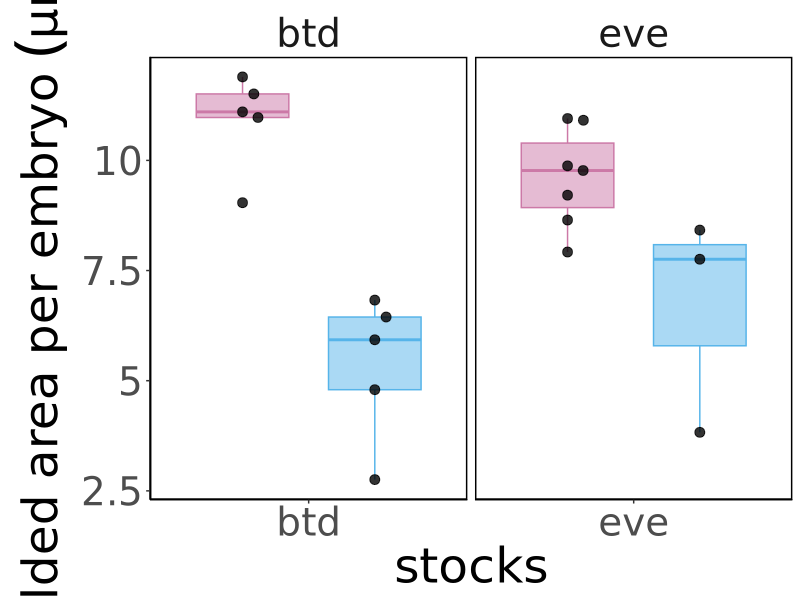
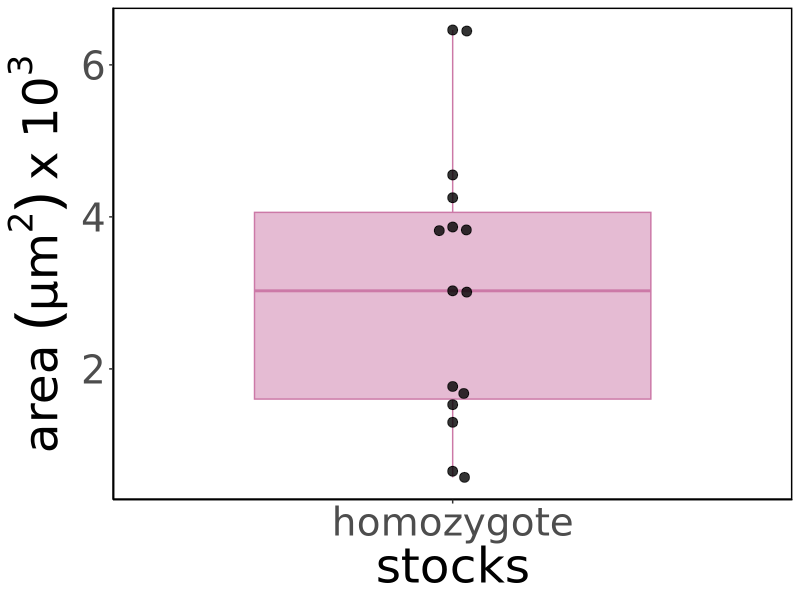
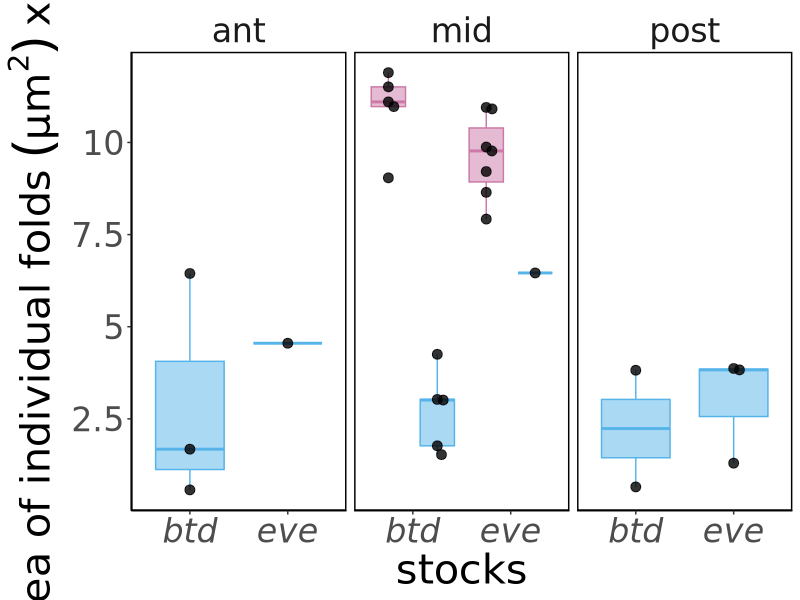
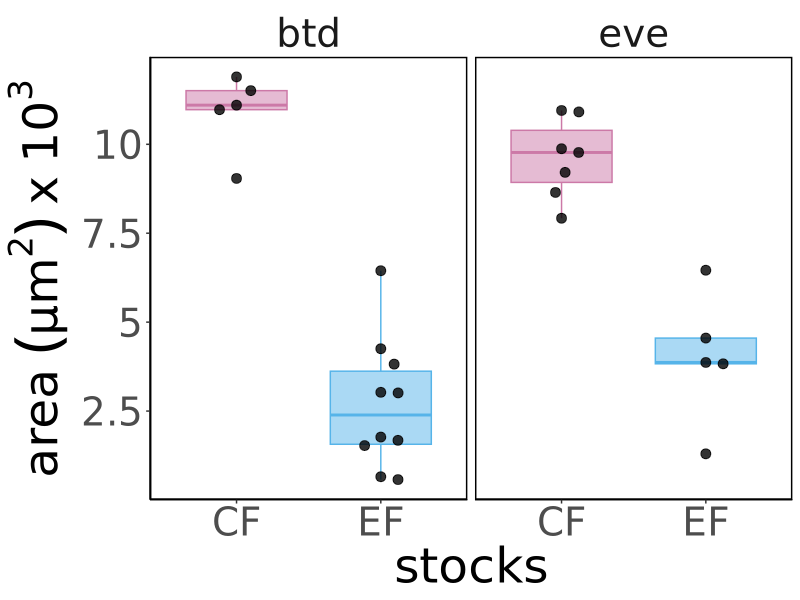
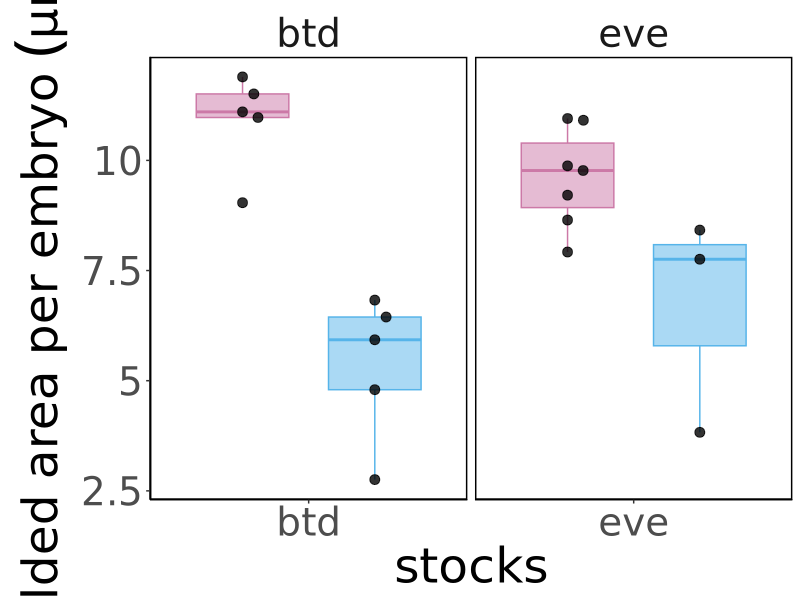
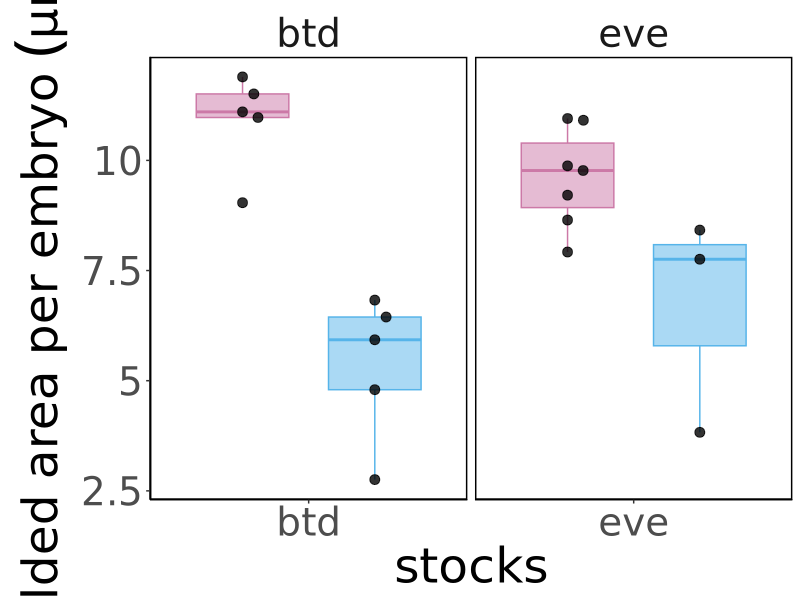
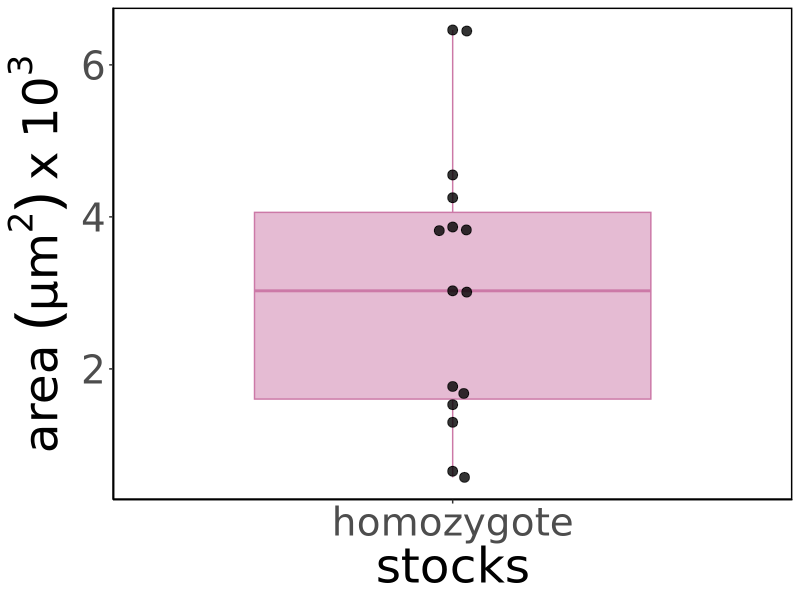
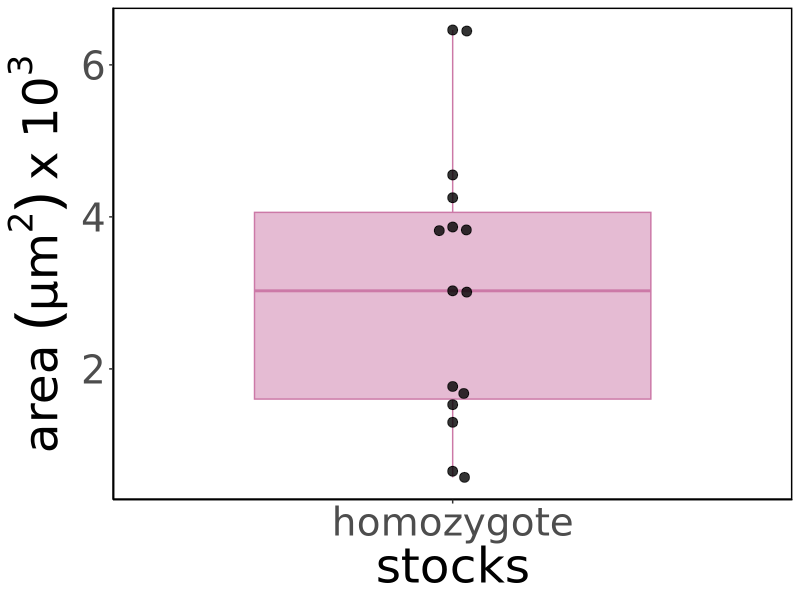

The R script that drew these images, in order: (Note: this script raises an error after producing the figures.)
## ---- chunk 1
knitr::opts_chunk$set(echo = TRUE, tidy = TRUE, cache = FALSE)
knitr::opts_knit$set(root.dir = "~/Dropbox/Projects/Cephalic_furrow/7-Manuscript/1-analyses/folded-area")
library(ggplot2)
library(ggbeeswarm)
## ---- chunk 2
# Load sample info, remove comments
samples <- read.delim("samples.csv", sep = ",")
samples <- subset(samples, select = -Comment)

# Load raw ROI measurements from ImageJ
results <- read.delim("results.txt")

# Remove column with row number
results <- subset(results, select = -X.1)

# Remove slice number from the labels
results$Label <- gsub(":1", "", results$Label)

# Merge samples with results
results <- merge(samples, results, by = "Label", all.x = TRUE)

# Load corrected area measurements for cartographic projections
corrected <- read.delim("corrected_results.txt", sep = "")
colnames(corrected) <- c("Label", "AreaCorr")

# Merge corrected area to results
results <- merge(results, corrected, by = "Label", all.x = TRUE)

# Add column for embryo sorting
results$E <- as.numeric(sub(".*_E(\\d+)$", "\\1", results$Embryo))

# Transform data frame to order the stock for plotting
results$Stock <- factor(results$Stock, levels = c("wt", "btd", "eve", "prd", "stg", "btd-stg"))
results$Genotype <- factor(results$Genotype, levels = c("wildtype", "heterozygote", "homozygote"))
results$Position <- factor(results$Position, levels = c("ant", "mid", "post"))

results <- results[order(results$Stock, results$Genotype, results$Position, results$E),]
rownames(results) <- 1:nrow(results)

# Save data frame to file
write.csv(results, file = "combined_results.csv", row.names = FALSE)
## ---- chunk 3
# For downstream area analysis, only consider TRUE folds without NA
area <- na.omit(results[results$Fold == TRUE, ])

# Save data frame to file
write.csv(area, file = "area.csv", row.names = FALSE)
## ---- chunk 4

# Create data frame for summary
summary <- data.frame()

# Contrasts of single variables within stocks (het vs hom)
for (stock in unique(area$Stock)) {
  
  n_total <- length(unique(area[area$Stock == stock, ]$Embryo))
  n_het <- length(unique(area[area$Stock == stock & area$Genotype == "heterozygote", ]$Embryo))
  n_hom <- length(unique(area[area$Stock == stock & area$Genotype == "homozygote", ]$Embryo))
  
  row <- c(
    stock = stock,
    n_total = n_total,
    n_het = n_het,
    n_hom = n_hom
    
  )
  
  summary <- rbind(summary, as.data.frame(t(row)))
  
}
## ---- chunk 5

# Sum total folded area corrected
areacorr <- aggregate(area$AreaCorr, list(area$Embryo), sum)
colnames(areacorr) <- c("Embryo", "AreaCorr")

# Sum total folded area corrected for CF
areacorr_cf <- aggregate(area[area$Type == "CF",]$AreaCorr, list(area[area$Type == "CF",]$Embryo), sum)
colnames(areacorr_cf) <- c("Embryo", "AreaCorrCF")

# Sum total folded area corrected for EF
areacorr_ef <- aggregate(area[area$Type == "EF",]$AreaCorr, list(area[area$Type == "EF",]$Embryo), sum)
colnames(areacorr_ef) <- c("Embryo", "AreaCorrEF")

# Count number of folds
nfold <- data.frame(table(area$Embryo))
colnames(nfold) <- c("Embryo", "Folds")

# Count number of CF folds
nfold_cf <- data.frame(table(area[area$Type == "CF",]$Embryo))
colnames(nfold_cf) <- c("Embryo", "CFs")

# Count number of EF folds
nfold_ef <- data.frame(table(area[area$Type == "EF",]$Embryo))
colnames(nfold_ef) <- c("Embryo", "EFs")

# Get sample information
embryos <- unique(area[, c("Embryo", "Stock", "Genotype")])

# Merge datasets
total <- merge(embryos, areacorr, by = "Embryo", all.x = TRUE)
total <- merge(total, areacorr_cf, by = "Embryo", all.x = TRUE)
total <- merge(total, areacorr_ef, by = "Embryo", all.x = TRUE)
total <- merge(total, nfold, by = "Embryo", all.x = TRUE)
total <- merge(total, nfold_cf, by = "Embryo", all.x = TRUE)
total <- merge(total, nfold_ef, by = "Embryo", all.x = TRUE)

# Transform data frame to order the stock for plotting
total <- transform(total, Stock=factor(Stock, levels = c("wt", "btd", "eve", "prd")))
## ---- chunk 6
# Print btd embryos
print_btd <- sprintf("btd: embryos=%s (het=%s, hom=%s), folds=%s (het=%s, hom=%s)",
        length(embryos[embryos$Stock == "btd",]$Embryo), # total embryos
        length(embryos[embryos$Genotype == "heterozygote" & embryos$Stock == "btd",]$Embryo), # het embryos
        length(embryos[embryos$Genotype == "homozygote" & embryos$Stock == "btd",]$Embryo), # hom embryos
        
        length(area[area$Stock == "btd",]$Label), # total folds
        length(area[area$Genotype == "heterozygote" & area$Stock == "btd",]$Label), # het folds
        length(area[area$Genotype == "homozygote" & area$Stock == "btd",]$Label) # het folds
        )

# Print eve embryos
print_eve <- sprintf("eve: embryos=%s (het=%s, hom=%s), folds=%s (het=%s, hom=%s)",
        length(embryos[embryos$Stock == "eve",]$Embryo), # total embryos
        length(embryos[embryos$Genotype == "heterozygote" & embryos$Stock == "eve",]$Embryo), # het embryos
        length(embryos[embryos$Genotype == "homozygote" & embryos$Stock == "eve",]$Embryo), # hom embryos
        
        length(area[area$Stock == "eve",]$Label), # total folds
        length(area[area$Genotype == "heterozygote" & area$Stock == "eve",]$Label), # het folds
        length(area[area$Genotype == "homozygote" & area$Stock == "eve",]$Label) # het folds
        )

# Print prd embryos
print_prd <- sprintf("prd: embryos=%s (het=%s, hom=%s), folds=%s (het=%s, hom=%s)",
        length(embryos[embryos$Stock == "prd",]$Embryo), # total embryos
        length(embryos[embryos$Genotype == "heterozygote" & embryos$Stock == "prd",]$Embryo), # het embryos
        length(embryos[embryos$Genotype == "homozygote" & embryos$Stock == "prd",]$Embryo), # hom embryos
        
        length(area[area$Stock == "prd",]$Label), # total folds
        length(area[area$Genotype == "heterozygote" & area$Stock == "prd",]$Label), # het folds
        length(area[area$Genotype == "homozygote" & area$Stock == "prd",]$Label) # het folds
        )

# Print wt embryos
print_wt <- sprintf(" wt: embryos=%s, folds=%s, ant=%s, mid=%s, post=%s",
        length(embryos[embryos$Stock == "wt",]$Embryo), # total embryos
        length(area[area$Stock == "wt",]$Label), # total folds
        length(area[area$Stock == "wt" & area$Position == "ant",]$Label), # anterior folds
        length(area[area$Stock == "wt" & area$Position == "mid",]$Label), # middle folds
        length(area[area$Stock == "wt" & area$Position == "post",]$Label) # posterior folds
        )

print_wt
print_btd
print_eve
print_prd

# Save nfolds output to files
capture.output(print_wt, print_btd, print_eve, print_prd, file = "nfolds.txt")
## ---- chunk 7
print_stats <- function(dataframe, stock, type) {
  filter_df <- (dataframe$Stock == stock & dataframe$Type == type)
  df <- na.omit(dataframe[filter_df,])
  df <- droplevels(df)

  # Define row
  row <- c(stock,
           type,
           mean(df$AreaCorr) / 1000,
           sd(df$AreaCorr) / 1000,
           length(df$AreaCorr)
           )
  
  # Summarize data
  print(sprintf("%s %s / area=%.3f±%.3f x 10^3 / n=%i",
                stock, type,
                mean(df$AreaCorr) / 1000,
                sd(df$AreaCorr) / 1000,
                length(df$AreaCorr)
                ))
  return(row)
}

# Save stats to data frame
stats <- data.frame()

# Bind row by row
stats <- rbind(stats, print_stats(area, "wt", "CF"))
stats <- rbind(stats, print_stats(area, "wt", "EF"))
stats <- rbind(stats, print_stats(area, "btd", "CF"))
stats <- rbind(stats, print_stats(area, "btd", "EF"))
stats <- rbind(stats, print_stats(area, "eve", "CF"))
stats <- rbind(stats, print_stats(area, "eve", "EF"))
stats <- rbind(stats, print_stats(area, "prd", "CF"))
stats <- rbind(stats, print_stats(area, "prd", "EF"))

# Add column names
colnames(stats) <- c("stock", "type", "mean", "sd", "n")

# Convert columns to numeric
stats[, 3:5] <- apply(stats[, 3:5], 2, as.numeric)

# Round up
stats[, 3:4] <- round(stats[, 3:4], digits=1)

# Write table to file
write.table(format(stats, digits=2), file = "stats.txt", quote = FALSE, row.names = FALSE, sep = "\t")
## ---- chunk 8
ggplot(total, aes(Stock, AreaCorr, fill = Genotype)) +
  geom_boxplot(aes(color = Genotype), show.legend = FALSE, alpha = 0.5, outlier.shape = NA, width = 0.7, position = position_dodge(width = 1.0)) +
  geom_point(alpha = 0.8, size = 3, show.legend = FALSE, position = position_beeswarm(priority = "descending", dodge.width = 1.0, cex = 6)) +
  scale_y_continuous(labels = function(x) x / 1000) +
  labs(x = "stocks", y = expression(paste("total folded area per embryo ", (µm^2)~x~10^3))) +
  facet_grid(cols = vars(Stock), scales = "free_x") +
  scale_fill_manual(values=c("#cc79a7", "#56b4e9", "#e69f03")) +
  scale_color_manual(values=c("#cc79a7", "#56b4e9", "#e69f03")) +
  theme_classic(base_family = "DejaVu Sans") +
  theme(text =  element_text(size = 35),
        strip.background = element_blank(),
        panel.background = element_rect(colour = "black", size=1),
        )
ggsave("4-plots/total-area-per-embryo.png", width = 12, height = 4)
ggsave("4-plots/total-area-per-embryo.svg", width = 12, height = 4)
## ---- chunk 9
ggplot(area[area$Type == "EF",], aes(Genotype, AreaCorr, fill = Genotype)) +
  geom_boxplot(aes(color = Genotype), show.legend = FALSE, alpha = 0.5, outlier.shape = NA, width = 0.7, position = position_dodge(width = 1.0)) +
  geom_point(alpha = 0.8, size = 3, show.legend = FALSE, position = position_beeswarm(priority = "descending", dodge.width = 1.0, cex = 2.5)) +
  scale_y_continuous(labels = function(x) x / 1000) +
  labs(x = "stocks", y = expression(paste("area ", (µm^2)~x~10^3))) +
  scale_fill_manual(values=c("#cc79a7", "#56b4e9", "#e69f03")) +
  scale_color_manual(values=c("#cc79a7", "#56b4e9", "#e69f03")) +
  theme_classic(base_family = "DejaVu Sans") +
  theme(text =  element_text(size = 35),
        strip.background = element_blank(),
        panel.background = element_rect(colour = "black", size=1)
        )
ggsave("4-plots/individual-area-per-ectopic-fold.png", width = 12, height = 6)
ggsave("4-plots/individual-area-per-ectopic-fold.svg", width = 12, height = 6)
## ---- chunk 10
ggplot(area, aes(Stock, AreaCorr, fill = Genotype)) +
  geom_boxplot(aes(color = Genotype), show.legend = FALSE, alpha = 0.5, outlier.shape = NA, width = 0.7, position = position_dodge(width = 1.0)) +
  geom_point(alpha = 0.8, size = 3, show.legend = FALSE, position = position_beeswarm(priority = "descending", dodge.width = 1.0, cex = 3)) +
  scale_y_continuous(labels = function(x) x / 1000) +
  labs(x = "stocks", y = expression(paste("area of individual folds ", (µm^2)~x~10^3))) +
  scale_fill_manual(values=c("#cc79a7", "#56b4e9", "#e69f03")) +
  scale_color_manual(values=c("#cc79a7", "#56b4e9", "#e69f03")) +
  facet_grid(cols = vars(Position), scales = "free") +
  theme_classic(base_family = "DejaVu Sans") +
  theme(text = element_text(size = 30),
        strip.background = element_blank(),
        panel.background = element_rect(colour = "black", size=1),
        axis.text.x = element_text(face = "italic"),
        legend.text = element_text(size = 15),
        legend.title = element_text(size = 15),
        )
ggsave("4-plots/individual-area-per-position.png", width = 12, height = 4)
ggsave("4-plots/individual-area-per-position.svg", width = 12, height = 4)
## ---- chunk 11
ggplot(area, aes(Type, AreaCorr, fill = Genotype)) +
  geom_boxplot(aes(color = Genotype), show.legend = FALSE, alpha = 0.5, outlier.shape = NA, width = 0.7, position = position_dodge(width = 1.0)) +
  geom_point(alpha = 0.8, size = 3, show.legend = FALSE, position = position_beeswarm(priority = "descending", dodge.width = 1.0, cex = 6)) +
  scale_y_continuous(labels = function(x) x / 1000) +
  labs(x = "stocks", y = expression(paste("area ", (µm^2)~x~10^3))) +
  facet_grid(cols = vars(Stock), scales = "free_x") +
  scale_fill_manual(values=c("#cc79a7", "#56b4e9", "#e69f03")) +
  scale_color_manual(values=c("#cc79a7", "#56b4e9", "#e69f03")) +
  theme_classic(base_family = "DejaVu Sans") +
  theme(text =  element_text(size = 35),
        strip.background = element_blank(),
        panel.background = element_rect(colour = "black", size=1),
        )
ggsave("4-plots/individual-area-per-type.png", width = 12, height = 4)
ggsave("4-plots/individual-area-per-type.svg", width = 12, height = 4)
## ---- chunk 12
#TODO Fix these tests to use Genotype
sink('tests.txt')

print("Testing normality of distribution")
shapiro.test(area[(area$Stock != "prd" & area$Type == "EF" & area$Sample == "wildtype"),]$AreaCorr)
shapiro.test(area[(area$Stock != "prd" & area$Type == "EF" & area$Sample == "mutant"),]$AreaCorr)
print("Testing for difference between samples")
wilcox.test(area[(area$Stock != "prd" & area$Type == "EF" & area$Sample == "wildtype"),]$AreaCorr,
            area[(area$Stock != "prd" & area$Type == "EF" & area$Sample == "mutant"),]$AreaCorr)

print("t-test just to get the difference between sample means")
t.test(area[(area$Stock != "prd" & area$Type == "EF" & area$Sample == "wildtype"),]$AreaCorr,
       area[(area$Stock != "prd" & area$Type == "EF" & area$Sample == "mutant"),]$AreaCorr,
       var.equal = FALSE)

sink()
## ---- chunk 13

#TODO: Began refactoring the quantifications, but decided to simply use what I have already. I can improve the code later on.

# Total folds and folded area per embryo
stats_total_per_embryo <- aggregate(
  AreaCorr ~ Embryo + Stock + Genotype,
  area[area$Fold == TRUE,],
  function(x) c(
    count = length(x),
    sum = sum(x)
    ))

# Makes column names nicer
stats_total_per_embryo <- do.call(data.frame, stats_total_per_embryo)
colnames(stats_total_per_embryo)[colnames(stats_total_per_embryo) == "AreaCorr.count"] <- "nFolds"

stats_total_per_embryo

# Total folds and folded area per Stock and Genotype
stats_total_per_stock <- aggregate(
  cbind(nFolds, AreaCorr.sum) ~ Stock + Genotype,
  stats_total_per_embryo,
  function(x) c(
    count = length(x),
    mean = mean(x),
    sd = sd(x),
    sum = sum(x)
    ))

# Makes column names nicer
stats_total_per_stock <- do.call(data.frame, stats_total_per_stock)
stats_total_per_stock <- subset(stats_total_per_stock, select = -AreaCorr.sum.count)
colnames(stats_total_per_stock)[colnames(stats_total_per_stock) == "nFolds.count"] <- "nEmbryos"
#colnames(stats_total_per_stock) <- c("Stock", "Genotype", "nEmbryos", "nFolds", "AreaCorr.sum.folds")
stats_total_per_stock <- stats_total_per_stock[order(stats_total_per_stock$Stock),]


# Total folds and folded area per embryo
stats_total_per_type <- aggregate(
  AreaCorr ~ Stock + Genotype + Type,
  area[area$Fold == TRUE,],
  function(x) c(
    count = length(x),
    mean = mean(x),
    sd = sd(x),
    sum = sum(x)
    ))
# Makes column names nicer
stats_total_per_type <- do.call(data.frame, stats_total_per_type)



stats <- aggregate(
  cbind(Area, AreaCorr) ~ stock + zygosity + status,
  mdlong[mdlong$status %in% c("md_start", "md_split"), ],
  function(x) c(
    count = length(x),
    mean = mean(x),
    sd = sd(x))
  )
